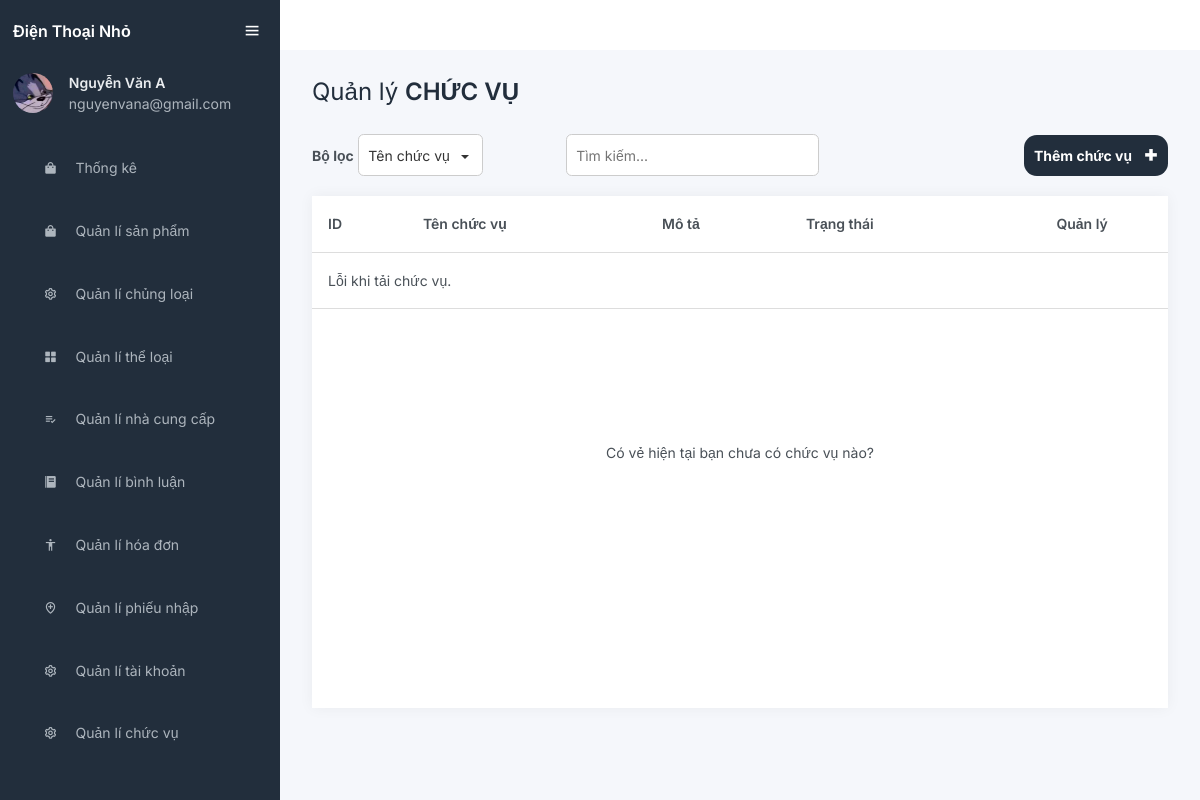
Screenshot of /FrontEnd/AdminUI/index.php?action=quanlichucvu (signed in) with the database file from the repository.
### tables this page shows
CREATE TABLE IF NOT EXISTS user (
    user_id INT AUTO_INCREMENT PRIMARY KEY,
    full_name VARCHAR(100) NOT NULL,
    address varchar(100) not null,
    account_id INT unique,
    profile_picture VARCHAR(255),
    date_of_birth DATE,
    created_at TIMESTAMP DEFAULT CURRENT_TIMESTAMP,
    updated_at TIMESTAMP DEFAULT CURRENT_TIMESTAMP ON UPDATE CURRENT_TIMESTAMP,
    FOREIGN KEY (account_id) REFERENCES account(account_id)
        ON DELETE CASCADE
        ON UPDATE CASCADE
);

### FrontEnd/AdminUI/menu.php (shortened to what this page needs)
<head>
    <link rel="stylesheet" href="css/sidebar.css" />
</head>
<?php
include '../../BackEnd/Config/config.php';
$userId = isset($_SESSION['user_id']) ? intval($_SESSION['user_id']) : 0;
$userEmail = isset($_SESSION['user_email']) ? htmlspecialchars($_SESSION['user_email']) : 'No email';
$fullName = 'Guest';
$profilePicture = '/Web2/BackEnd/Uploads/Profile Picture/default.jpg';
if ($userId > 0) {
    $sql = "SELECT u.full_name, u.profile_picture
            FROM user u
            WHERE u.account_id = ?";
    $stmt = $conn->prepare($sql);
    $stmt->bind_param("i", $userId);
    $stmt->execute();
    $result = $stmt->get_result();
    if ($result->num_rows === 1) {
        $user = $result->fetch_assoc();
        $fullName = !empty($user['full_name']) ? htmlspecialchars($user['full_name']) : 'Guest';
        if (!empty($user['profile_picture'])) {
            $profilePicture = "/Web2/BackEnd/Uploads/Profile Picture/" . htmlspecialchars($user['profile_picture']);
        }
    } else {
        error_log("Không tìm thấy user với account_id: $userId");
    }
}
?>
<div class="sidebar">
    <div class="top">
        <div class="logo">
            <span>Điện Thoại Nhỏ</span>
        </div>
        <i class="bx bx-menu" id="sidebar-menu-btn"></i>
    </div>
    <div class="user">
        <img src="<?php echo $profilePicture; ?>" alt="User Avatar" class="user-img" style="width: 40px; height: 40px; border-radius: 50%; object-fit: cover;">
        <div class="user-info">
            <p class="bold" id="sidebar-username"><?php echo $fullName; ?></p>
            <p id="sidebar-user-email"><?php echo $userEmail; ?></p>
        </div>
    </div>
    <ul>
        <li data-permission-id="5">
            <a href="index.php?action=thongke">
                <i class="bx bxs-shopping-bag"></i>
                <span class="nav-item">Thống kê</span>
            </a>
        </li>
        <li data-permission-id="1">
            <a href="index.php?action=quanlisanpham">
                <i class="bx bxs-shopping-bag"></i>
                <span class="nav-item">Quản lí sản phẩm</span>
            </a>
        </li>
        <li data-permission-id="12">
            <a href="index.php?action=quanlichungloai">
                <i class="bx bx-cog"></i>
                <span class="nav-item">Quản lí chủng loại</span>
            </a>
        </li>
        <li data-permission-id="8">
            <a href="index.php?action=quanliloaisp">
                <i class="bx bxs-grid-alt"></i>
                <span class="nav-item">Quản lí thể loại</span>
            </a>
        </li>
        <li data-permission-id="6">
            <a href="index.php?action=quanlinhacungcap">
                <i class="bx bx-list-check"></i>
                <span class="nav-item">Quản lí nhà cung cấp</span>
            </a>
        </li>
        <li data-permission-id="4">
            <a href="index.php?action=quanlibinhluan">
                <i class="bx bxs-food-menu"></i>
                <span class="nav-item">Quản lí bình luận</span>
            </a>
        </li>
        <li data-permission-id="2">
            <a href="index.php?action=quanlidonhang">
                <i class="bx bx-body"></i>
                <span class="nav-item">Quản lí hóa đơn</span>
            </a>
        </li>
        <li data-permission-id="9">
            <a href="index.php?action=quanliphieunhap">
                <i class="bx bx-location-plus"></i>
                <span class="nav-item">Quản lí phiếu nhập</span>
            </a>
        </li>
        <li data-permission-id="3">
            <a href="index.php?action=quanlitaikhoan">
                <i class="bx bx-cog"></i>
                <span class="nav-item">Quản lí tài khoản</span>
            </a>
        </li>
        <li data-permission-id="10">
            <a href="index.php?action=quanlichucvu">
                <i class="bx bx-cog"></i>
                <span class="nav-item">Quản lí chức vụ</span>
            </a>
        </li>
        <li data-permission-id="11">
            <a href="index.php?action=quanliphanquyen">
                <i class="bx bx-cog"></i>
                <span class="nav-item">Quản lí phân quyền</span>
            </a>
        </li>
    </ul>
</div>

### FrontEnd/AdminUI/style.css (style rules this page uses)
:root { --clr-primary-300: #222e3c; --clr-neutral-0: hsl(0 0% 100%); --clr-neutral-100: #f8f9fa; --clr-neutral-200: #f5f7fb; --clr-neutral-400: #495057; --clr-neutral-500: #333; --clr-neutral-900: #000000; --clr-error: #dc3545; --clr-body-bg: var(--clr-neutral-200); --clr-body: var(--clr-neutral-400); --clr-table-header: var(--clr-neutral-400); --fs-200: 0.75rem; --fs-300: 0.875rem; --fs-400: 1rem; --fs-500: 1.5rem; --fs-600: 2rem; --fs-700: 2.5rem; --fs-800: 3rem; --ff-primary: "Inter", sans-serif; --fw-light: 300; --fw-regular: 400; --fw-bold: 600; --fs-body: var(--fs-300); --ff-body: var(--ff-primary); --fs-primary-heading: var(--fs-500); --size-100: 0.5rem; --size-200: 0.75rem; --size-300: 1rem; --size-400: 1.5rem; --size-500: 2rem; --size-600: 3rem; --size-700: 4rem; --size-800: 5rem; --size-900: 6rem; --p-header: var(--size-400); }
*, *::before, *::after { box-sizing: border-box; }
* { margin: 0; padding: 0; font: inherit; }
html, body { height: 100%; overflow-x: hidden; }
body { text-rendering: optimizeSpeed; line-height: 1.5; }
a:not([class]) { text-decoration-skip-ink: auto; }
img, picture, svg { max-width: 100%; display: block; }
body { font-size: var(--fs-body); font-family: var(--ff-body); background-color: var(--clr-body-bg); color: var(--clr-body); }

### FrontEnd/AdminUI/css/sidebar.css (style rules this page uses)
.user-img { width: 2.5rem; font-size: 2.25rem; border-radius: 10%; margin-left: 0.5rem; }
.sidebar.active .user-img { margin-left: 0; }
.sidebar { position: absolute; top: 0; left: 0; height: 100vh; width: 5rem; background-color: var(--clr-primary-300); color: #adb5bd; padding: 0.4rem 0.8rem; transition: all 0.5s ease; }
.sidebar.active .user-info { overflow: hidden; white-space: nowrap; }
.sidebar.sidebar.active { width: 17.5rem; }
.sidebar #sidebar-menu-btn { position: absolute; color: var(--clr-neutral-0); top: 0.4rem; left: 50%; font-size: 1.2rem; line-height: 3.125rem; transform: translateX(-50%); cursor: pointer; }
.sidebar.sidebar.active #sidebar-menu-btn { left: 90%; }
.sidebar .top .logo { color: var(--clr-neutral-0); font-weight: var(--fw-bold); display: flex; height: 3.125rem; align-items: center; pointer-events: none; opacity: 0; }
.sidebar .top .logo span { font-size: 1rem; text-wrap: nowrap; }
.sidebar.active .top .logo { opacity: 1; }
.user { display: flex; align-items: center; margin: 1rem 0; }
.user p { opacity: 1; margin-left: 1rem; }
.bold { font-weight: var(--fw-bold); color: #e9ecef; }
.sidebar p { opacity: 0; }
.sidebar.active p { opacity: 1; overflow: hidden; text-overflow: ellipsis; }
.sidebar ul { max-height: calc(100vh - 6.125rem - 3rem); overflow-y: auto; padding: 0; }
.sidebar ul li { position: relative; list-style-type: none; height: 3.125rem; width: 90%; margin: 0.8rem auto; line-height: 3.125rem; }
.sidebar ul li a { color: #adb5bd; display: flex; align-items: center; text-decoration: none; border-radius: 0.8rem; }
.sidebar ul li a i { min-width: 3.125rem; text-align: center; height: 3.125rem; border-radius: 0.75rem; line-height: 3.125rem; }
.sidebar .nav-item { opacity: 0; }
.sidebar.active .nav-item { opacity: 1; }

### rows the page displays
user: profile_picture (picture), full_name "Nguyễn Văn A"

### other values shown
$userEmail "nguyenvana@gmail.com"
